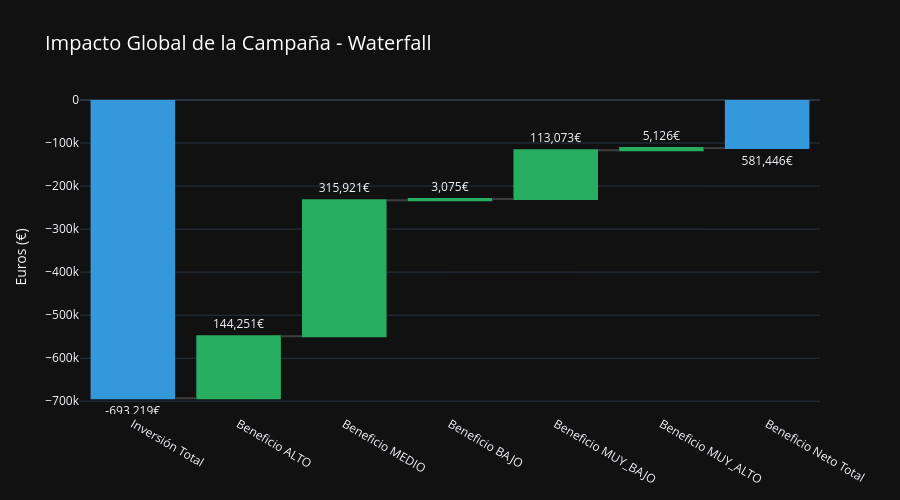

The notebook cell saved with this chart:
### Markdown cell above
## 7. Visualizaciones - Análisis de Resultados

### Gráficos profesionales para entender el impacto de la campaña

### Code cell
# ══════════════════════════════════════════════════════════════
# GRÁFICO 5: Impacto Global de la Campaña
# ══════════════════════════════════════════════════════════════

# Preparar datos para waterfall
categorias = ['Inversión\nTotal', 'Beneficio\nALTO', 'Beneficio\nMEDIO', 
              'Beneficio\nBAJO', 'Beneficio\nMUY_BAJO', 'Beneficio\nMUY_ALTO', 'Beneficio\nNeto Total']

valores = [
    -costes_total,  # Inversión (negativa)
    df_roi[df_roi['Segmento'] == 'ALTO']['Beneficio_Neto_€'].iloc[0] if len(df_roi[df_roi['Segmento'] == 'ALTO']) > 0 else 0,
    df_roi[df_roi['Segmento'] == 'MEDIO']['Beneficio_Neto_€'].iloc[0] if len(df_roi[df_roi['Segmento'] == 'MEDIO']) > 0 else 0,
    df_roi[df_roi['Segmento'] == 'BAJO']['Beneficio_Neto_€'].iloc[0] if len(df_roi[df_roi['Segmento'] == 'BAJO']) > 0 else 0,
    df_roi[df_roi['Segmento'] == 'MUY_BAJO']['Beneficio_Neto_€'].iloc[0] if len(df_roi[df_roi['Segmento'] == 'MUY_BAJO']) > 0 else 0,
    df_roi[df_roi['Segmento'] == 'MUY_ALTO']['Beneficio_Neto_€'].iloc[0] if len(df_roi[df_roi['Segmento'] == 'MUY_ALTO']) > 0 else 0,
    beneficio_total
]

medidas = ['absolute', 'relative', 'relative', 'relative', 'relative', 'relative', 'total']

fig5 = go.Figure(go.Waterfall(
    x=categorias,
    y=valores,
    measure=medidas,
    text=[f"{v:,.0f}€" for v in valores],
    textposition="outside",
    connector={"line": {"color": "rgb(63, 63, 63)"}},
    decreasing={"marker": {"color": "#e74c3c"}},
    increasing={"marker": {"color": "#27ae60"}},
    totals={"marker": {"color": "#3498db"}}
))

fig5.update_layout(
    title=dict(
        text='Impacto Global de la Campaña - Waterfall',
        font=dict(size=20, color='white')
    ),
    yaxis_title='Euros (€)',
    template='plotly_dark',
    height=500,
    showlegend=False
)

fig5.show()

print("📊 Interpretación: Empezamos con la inversión (rojo) y cada segmento aporta beneficio (verde).")
print(f"   El resultado final (azul) es {beneficio_total:,.0f}€ de beneficio neto.")

### Figure 1 — Plotly figure (JSON) as saved in the notebook; plotly's stock layout.template omitted (floating-point values rounded to 4 significant figures)
{"data": [{"connector": {"line": {"color": "rgb(63, 63, 63)"}}, "decreasing": {"marker": {"color": "#e74c3c"}}, "increasing": {"marker": {"color": "#27ae60"}}, "measure": ["absolute", "relative", "relative", "relative", "relative", "relative", "total"], "text": ["-693,219€", "144,251€", "315,921€", "3,075€", "113,073€", "5,126€", "581,446€"], "textposition": "outside", "totals": {"marker": {"color": "#3498db"}}, "type": "waterfall", "x": ["Inversión\nTotal", "Beneficio\nALTO", "Beneficio\nMEDIO", "Beneficio\nBAJO", "Beneficio\nMUY_BAJO", "Beneficio\nMUY_ALTO", "Beneficio\nNeto Total"], "y": [-693200.0, 144300.0, 315900.0, 3075.0, 113100.0, 5126.0, 581400.0]}], "layout": {"height": 500, "showlegend": false, "title": {"font": {"color": "white", "size": 20}, "text": "Impacto Global de la Campaña - Waterfall"}, "yaxis": {"title": {"text": "Euros (€)"}}}}
